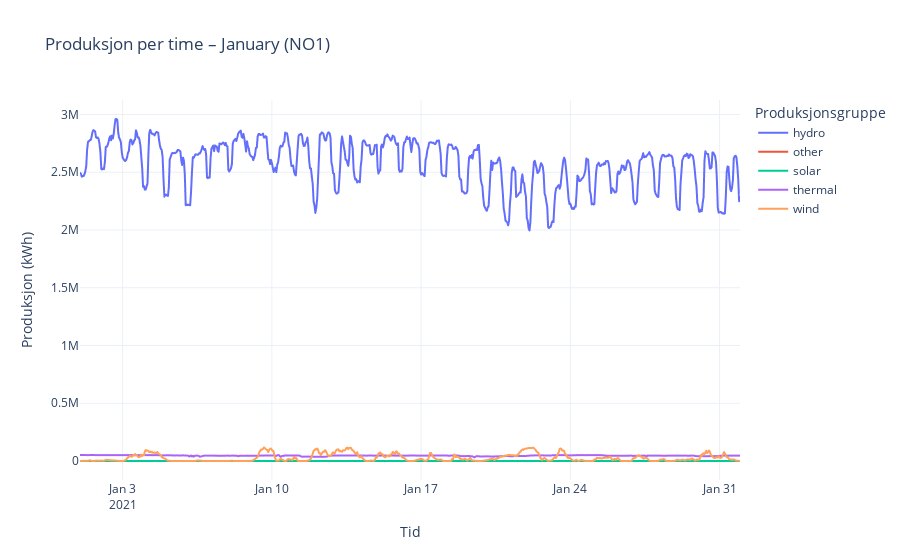

The notebook cell saved with this chart:
### Markdown cell above
# 2.6 Make some plots of the data

### Code cell
# Sørg for at tid er datetime
df_ready["start_time"] = pd.to_datetime(df_ready["start_time"])

# Legg til måned
df_ready["month"] = df_ready["start_time"].dt.month

# Velg område og måned
chosen_area = "NO1"
chosen_month = 1  # Januar

# Filtrer data
df_january = df_ready[
    (df_ready["price_area"] == chosen_area) &
    (df_ready["month"] == chosen_month)
]

# Gruppér og sorter
line_data = (
    df_january.groupby(["start_time", "production_group"], as_index=False)["quantity_kwh"].sum()
    .sort_values("start_time")
)

# Plot
fig = px.line(
    line_data,
    x="start_time",
    y="quantity_kwh",
    color="production_group",
    title=f"Produksjon per time – {calendar.month_name[chosen_month]} ({chosen_area})",
    labels={
        "start_time": "Tid",
        "quantity_kwh": "Produksjon (kWh)",
        "production_group": "Produksjonsgruppe"
    },
    template="plotly_white"
)

fig.show()

### Figure 1 — Plotly figure (JSON) as saved in the notebook; plotly's stock layout.template omitted (floating-point values rounded to 4 significant figures; data arrays with more than 128 entries replaced by an {"elided": "..."} marker saying what was removed)
{"data": [{"hovertemplate": "Produksjonsgruppe=hydro<br>Tid=%{x}<br>Produksjon (kWh)=%{y}<extra></extra>", "legendgroup": "hydro", "line": {"color": "#636efa", "dash": "solid"}, "marker": {"symbol": "circle"}, "mode": "lines", "name": "hydro", "showlegend": true, "type": "scattergl", "x": {"elided": "744 str values"}, "xaxis": "x", "y": {"elided": "744 float values"}, "yaxis": "y"}, {"hovertemplate": "Produksjonsgruppe=other<br>Tid=%{x}<br>Produksjon (kWh)=%{y}<extra></extra>", "legendgroup": "other", "line": {"color": "#EF553B", "dash": "solid"}, "marker": {"symbol": "circle"}, "mode": "lines", "name": "other", "showlegend": true, "type": "scattergl", "x": {"elided": "744 str values"}, "xaxis": "x", "y": {"elided": "744 float values"}, "yaxis": "y"}, {"hovertemplate": "Produksjonsgruppe=solar<br>Tid=%{x}<br>Produksjon (kWh)=%{y}<extra></extra>", "legendgroup": "solar", "line": {"color": "#00cc96", "dash": "solid"}, "marker": {"symbol": "circle"}, "mode": "lines", "name": "solar", "showlegend": true, "type": "scattergl", "x": {"elided": "744 str values"}, "xaxis": "x", "y": {"elided": "744 float values"}, "yaxis": "y"}, {"hovertemplate": "Produksjonsgruppe=thermal<br>Tid=%{x}<br>Produksjon (kWh)=%{y}<extra></extra>", "legendgroup": "thermal", "line": {"color": "#ab63fa", "dash": "solid"}, "marker": {"symbol": "circle"}, "mode": "lines", "name": "thermal", "showlegend": true, "type": "scattergl", "x": {"elided": "744 str values"}, "xaxis": "x", "y": {"elided": "744 float values"}, "yaxis": "y"}, {"hovertemplate": "Produksjonsgruppe=wind<br>Tid=%{x}<br>Produksjon (kWh)=%{y}<extra></extra>", "legendgroup": "wind", "line": {"color": "#FFA15A", "dash": "solid"}, "marker": {"symbol": "circle"}, "mode": "lines", "name": "wind", "showlegend": true, "type": "scattergl", "x": {"elided": "744 str values"}, "xaxis": "x", "y": {"elided": "744 float values"}, "yaxis": "y"}], "layout": {"legend": {"title": {"text": "Produksjonsgruppe"}, "tracegroupgap": 0}, "title": {"text": "Produksjon per time – January (NO1)"}, "xaxis": {"anchor": "y", "domain": [0, 1], "title": {"text": "Tid"}}, "yaxis": {"anchor": "x", "domain": [0, 1], "title": {"text": "Produksjon (kWh)"}}}}
